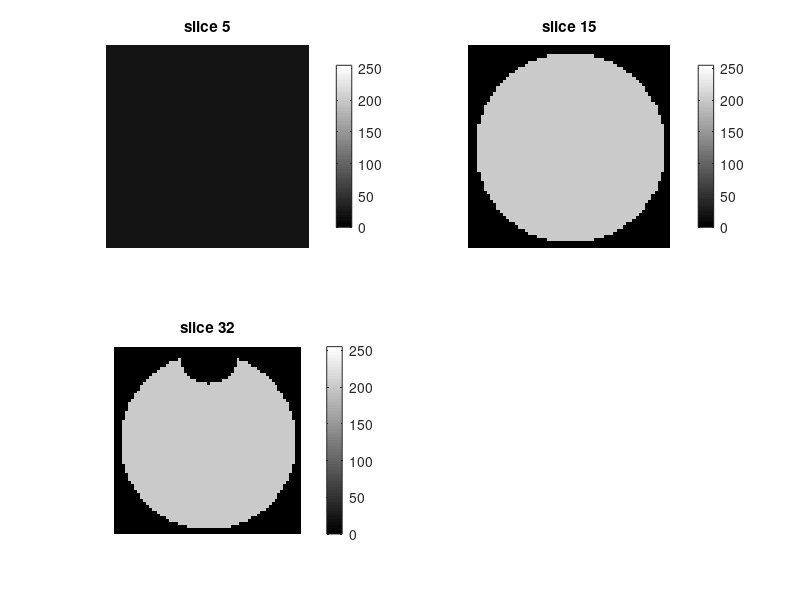

This chart was generated by the following MATLAB code: (Note: this script raises an error after producing the figure.)
% Read an image volume.
% Make a depth-coded image.
% 2017-11 updated by Maria Magnusson
%------------------------------------

% load volume
%------------
load cylvol.mat;
cylvol = double(cylvol);

% check sizes, note that (row,col,z) corresponds to (y,x,z)
%----------------------------------------------------------
siz = size(cylvol);
sizex = siz(2);
sizey = siz(1);
sizez = siz(3);
zmax = sizez;

% open figure with gray colormap
%-------------------------------
figure(2);
colormap gray;

% Plot 3 slices from image volume
%--------------------------------
subplot(2,2,1), imshow(cylvol(:,:,5), [0 255]);
title('slice 5'); axis image; colorbar;
subplot(2,2,2), imshow(cylvol(:,:,15), [0 255]);
title('slice 15'); axis image; colorbar;
subplot(2,2,3), imshow(cylvol(:,:,32), [0 255]);
title('slice 32'); axis image; colorbar;


% Make a depth-image in the y-direction 
%--------------------------------------
shade = zeros(3,3,3);

thresh = 100;
for z = 1 : zmax
  for x = 1 : sizex
    y=1;
    while (y<sizey) && (cylvol(y,x,z)<thresh)
      y=y+1;
    end
    if cylvol(y,x,z)>=thresh
      shade(:,:,1) = [(y-1:y+1); (y-1:y+1);(y-1:y+1)];
      shade(:,:,2) = [(x-1:x+1); (x-1:x+1);(x-1:x+1)];
      shade(:,:,3) = [(z-1:z+1); (z-1:z+1);(z-1:z+1)];
      
      phongImage() = phong(shade);
      
    end   
  end
end

subplot(2,2,4);
imshow(shade, [0 sizey]);
title('depthimage'); axis image; colorbar;


%% Phong

kd = [0:1];
Md = [];
Id = [1 1 1];

